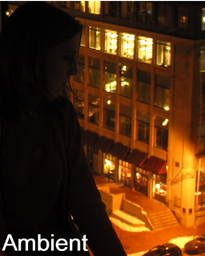
#> input picture data/custom_bonus_1/paper_ambient.png, 205 x 256 px, shrunk from 435 x 542 before the run
$ jupyter execute --allow-errors bonus-flash-reflection-removal.ipynb
#> lines starting #> are read from the running program, lines starting #| are printed output that depends on the picture; long printed decimals are rounded
[cell 1]
import numpy as np
import matplotlib.pyplot as plt
import cv2
from scipy.interpolate import interpn
from scipy.signal import convolve2d
from tqdm import tqdm

[cell 2]
# load images
museum_amb = './data/custom_bonus_1/paper_ambient.png'
museum_flash = './data/custom_bonus_1/paper-reflection.png'
# museum_amb = './data/custom_part1/DSC_1080.JPG'
# museum_flash = './data/custom_part1/DSC_1081.JPG'
skip = 1
museum_amb = cv2.imread(museum_amb,-1)[::skip,::skip,:3][:-50,:,::-1]
museum_flash = cv2.imread(museum_flash,-1)[::skip,::skip,:3][:-50,:,::-1]
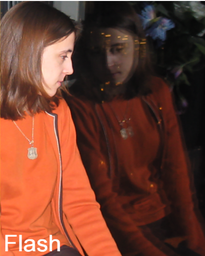
#> input picture data/custom_bonus_1/paper-reflection.png, 205 x 256 px, shrunk from 435 x 542 before the run
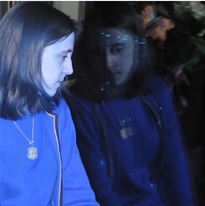
#> museum_flash: shape (206, 205, 3); mean B, G, R 101.6, 58.4, 45

# normalize to 0-1
# museum_amb_norm = (museum_amb - np.min(museum_amb)) / (np.max(museum_amb) - np.min(museum_amb))
# museum_flash_norm = (museum_flash - np.min(museum_flash)) / (np.max(museum_flash) - np.min(museum_flash))
museum_amb_norm = museum_amb / 255
museum_flash_norm = museum_flash / 255
# museum_flash_norm_shifted = np.zeros(museum_flash_norm.shape)
# museum_flash_norm_shifted[76//skip:] = museum_flash_norm[:-76//skip]
# museum_flash_norm = museum_flash_norm_shifted
H = museum_amb_norm*2/4  + museum_flash_norm*3/4
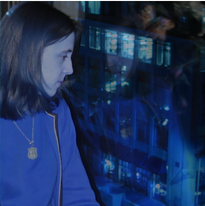
#> H: shape (206, 205, 3) float64; mean B, G, R 0.442, 0.253, 0.161; drawn with min black and max white
plt.imshow(H)
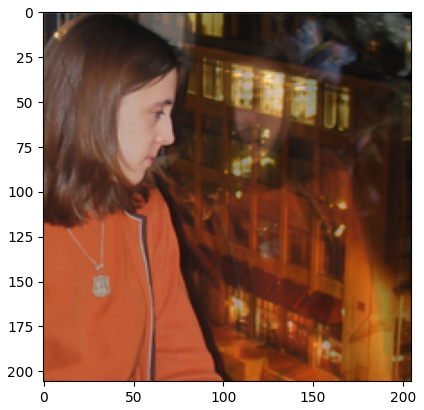
#> figure drawn by matplotlib, 1 panel; B, G, R data is drawn as R, G, B

[cell 3]
def gradient(img) :

    temp = img[:,:].copy()
    row = np.zeros((1,temp.shape[1]))
    col = np.zeros((temp.shape[0]+2,1))
#> col = 208 values from 0 to 0
    temp2 = np.vstack((row,np.vstack((temp, row))))
    temp2 = np.hstack((col,np.hstack((temp2, col))))
#> temp2: shape (208, 207) float64
    img = temp2.copy()

    # we remove the last row and the last column corresponding to img_x at the end
    # we remove the last col and the last column corresponding to img_y at the end

    img_x = np.diff(img,n=1,axis=1) # change along row (i.e. diff bw columns)
    img_y = np.diff(img,n=1,axis=0) # change along column (i.e. diff bw rows)
#     print(img_x.shape, img_y.shape)
#     img_x, img_y = img_x[:-1,:], img_y[:,:-1]
#     print(img_x.shape, img_y.shape)
    return img_x, img_y # vector field

def divergence(u,v) :
    u_x = np.diff(u,n=1,axis=1) # change along row (i.e. diff bw columns)
    v_y = np.diff(v,n=1,axis=0) # change along column (i.e. diff bw rows)
    u_x, v_y = u_x[1:-1,:], v_y[:,1:-1]

    out = u_x + v_y
    return out # scalar field

def laplacian(img) :
    kernel = np.array([[0,1,0],[1,-4,1],[0,1,0]])
    out = convolve2d(img, kernel, mode='same', boundary='fill', fillvalue=0)
    return out # scalar field

[cell 4]
# Differentiate then re-integrate an image

# Poisson Solver

def conjugate_gradient_descent(I_init, B, I_star_boundary, eps, N, D) :

    I_star = B * I_init + (1-B) * I_star_boundary
    r = B * (D - laplacian(I_star))
    d = r.copy()
    delta_new = np.sum(r*r) # <r,r>
    n = 0

    while np.sqrt(np.sum(r*r)) > eps and n < N :

        if n % 200 == 0 : print(n,np.sqrt(np.sum(r*r)))
        q = laplacian(d)
        eta = delta_new / np.sum(d*q) # n = delta_new / <d,q>

        I_star = I_star + B * (eta * d)
        r = B * (r - eta * q)

        delta_old = delta_new.copy()
        delta_new = np.sum(r*r)

        beta = delta_new / delta_old
        d = r + beta * d

        n = n + 1

    return I_star

def poisson_solver(lap_img, img, N = 1000, eps = 0.001) :

    I_init = np.zeros(img.shape)

    boundary_size = 10
    B = np.ones(img.shape)
    B[0:boundary_size,:], B[-boundary_size:-1,:], B[:,0:boundary_size], B[:,-boundary_size:-1] = 0,0,0,0

    I_star_boundary = np.zeros(img.shape)
    I_star_boundary[0:boundary_size,:] = img[0:boundary_size,:].copy()
    I_star_boundary[-boundary_size:-1,:] = img[-boundary_size:-1,:].copy()
    I_star_boundary[:,0:boundary_size] = img[:,0:boundary_size].copy()
    I_star_boundary[:,-boundary_size:-1] = img[:,-boundary_size:-1].copy()

    I_star = conjugate_gradient_descent(I_init, B, I_star_boundary, eps, N, lap_img)

    return I_star

[cell 5]
# Creating fused gradient field

def fuse_gradient_field(img_amb_norm, img_flash_norm, H) :

    a_grad_x, a_grad_y = gradient(img_amb_norm)
    phi_dash_grad_x, phi_dash_grad_y = gradient(img_flash_norm)
    h_grad_x, h_grad_y = gradient(H)
#> in gradient (call 3), `img_y = np.diff(img,n=1,axis=0)`:
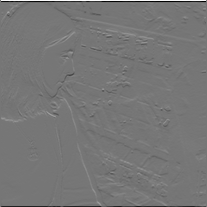
#> img_y: shape (207, 207) float64; min -1.04, max 1.2, mean -6.63e-19; drawn with min black and max white

    a_grad_x_org = a_grad_x.copy()
    a_grad_y_org = a_grad_y.copy()
    phi_dash_grad_x_org = phi_dash_grad_x.copy()
    phi_dash_grad_y_org = phi_dash_grad_y.copy()
    h_grad_x_org = h_grad_x.copy()
    h_grad_y_org = h_grad_y.copy()

    a_grad_x, phi_dash_grad_x, h_grad_x = a_grad_x[1:,:], phi_dash_grad_x[1:,:], h_grad_x[1:,:]
    a_grad_y, phi_dash_grad_y, h_grad_y = a_grad_y[:,1:], phi_dash_grad_y[:,1:], h_grad_y[:,1:]

    h_proj_alpha = lambda h_grad,a_grad : a_grad * (h_grad * a_grad) / np.sqrt(np.sum(a_grad**2))

    sigma = 0.01
    tau_ue = 0.1
    wue = np.zeros(a_grad_x.shape)
    wue[:-1,:-1] = 1 - np.tanh(sigma * (img_flash_norm-tau_ue))
    wue = (wue - np.min(wue)) / (np.max(wue) - np.min(wue))
#     print(ws.shape, a_grad_x.shape, M.shape, phi_dash_grad_x.shape, a_grad_y.shape, phi_dash_grad_y.shape)
    phi_star_grad_x = np.zeros(a_grad_x_org.shape)
    phi_star_grad_y = np.zeros(a_grad_y_org.shape)
    phi_star_grad_x[1:,:] = wue * a_grad_x + (1-wue) * (h_proj_alpha(h_grad_x, a_grad_x))
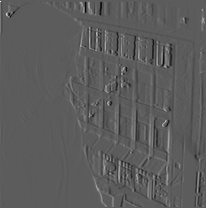
#> phi_star_grad_x: shape (208, 206) float64; min -0.513, max 0.906, mean 0.00169; drawn with min black and max white
    phi_star_grad_y[:,1:] = wue * a_grad_y + (1-wue) * (h_proj_alpha(h_grad_y, a_grad_y))
    plt.imshow(phi_star_grad_x)
    div = divergence(phi_star_grad_x,phi_star_grad_y)
#> in divergence, `u_x = np.diff(u,n=1,axis=1)`:
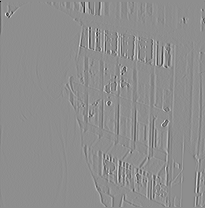
#> u_x: shape (208, 205) float64; min -0.914, max 0.721, mean -0.000228; drawn with min black and max white
#> in divergence, `out = u_x + v_y`:
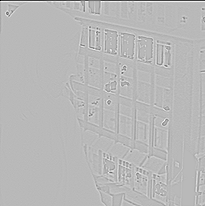
#> out: shape (206, 205) float64; min -2.57, max 0.972, mean -0.00471; drawn with min black and max white

    return div

fused_image_r_div = fuse_gradient_field(museum_amb_norm[:,:,0], museum_flash_norm[:,:,0], H[:,:,0])
fused_image_g_div = fuse_gradient_field(museum_amb_norm[:,:,1], museum_flash_norm[:,:,1], H[:,:,0])
#> in gradient (call 4), `temp = img[:,:].copy()`:
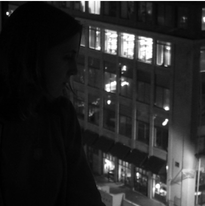
#> temp: shape (206, 205) float64; min 0, max 1, mean 0.162
#> in gradient (call 5), `temp2 = np.hstack((col,np.hstack((temp2, col))))`:
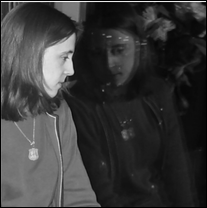
#> temp2: shape (208, 207) float64; min 0, max 0.953, mean 0.225
fused_image_b_div = fuse_gradient_field(museum_amb_norm[:,:,2], museum_flash_norm[:,:,2], H[:,:,0])

I_star_r = poisson_solver(fused_image_r_div, H[:,:,0], N=5000, eps=0.0001)
#> in conjugate_gradient_descent, `delta_new = np.sum(r*r)`: delta_new = 677.6
#> the loop in conjugate_gradient_descent, `while np.sqrt(np.sum(r*r)) > eps and n < N : ` made 414 passes
#> (eta, delta_old, delta_new, beta) on passes 1 to 3: (-0.399, 677.6, 181, 0.267), (-0.353, 181, 87.37, 0.483), (-0.378, 87.37, 53.25, 0.61)
#| 0 26.031
#| 200 0.03286
#| 400 0.0001716
#> after the loop in conjugate_gradient_descent, `while np.sqrt(np.sum(r*r)) > eps and n < N :`: n = 414
I_star_g = poisson_solver(fused_image_g_div, H[:,:,1], N=5000, eps=0.0001)
#> the loop in conjugate_gradient_descent (call 2), `while np.sqrt(np.sum(r*r)) > eps and n < N : ` made 405 passes
#> (eta, delta_old, delta_new, beta) on passes 1 to 3: (-0.385, 381.6, 106.3, 0.278), (-0.357, 106.3, 53.26, 0.501), (-0.377, 53.26, 30.76, 0.578)
#| 0 19.536
#| 200 0.02285
#| 400 0.0001189
I_star_b = poisson_solver(fused_image_b_div, H[:,:,2], N=5000, eps=0.0001)

I_star = np.concatenate((np.expand_dims(I_star_r,2),np.stack((I_star_g,I_star_b),axis=-1)),axis=2)

fig, ax = plt.subplots(2, figsize = (20,20))

ax[0].imshow(museum_amb_norm)
ax[1].imshow(I_star)

plt.show()
